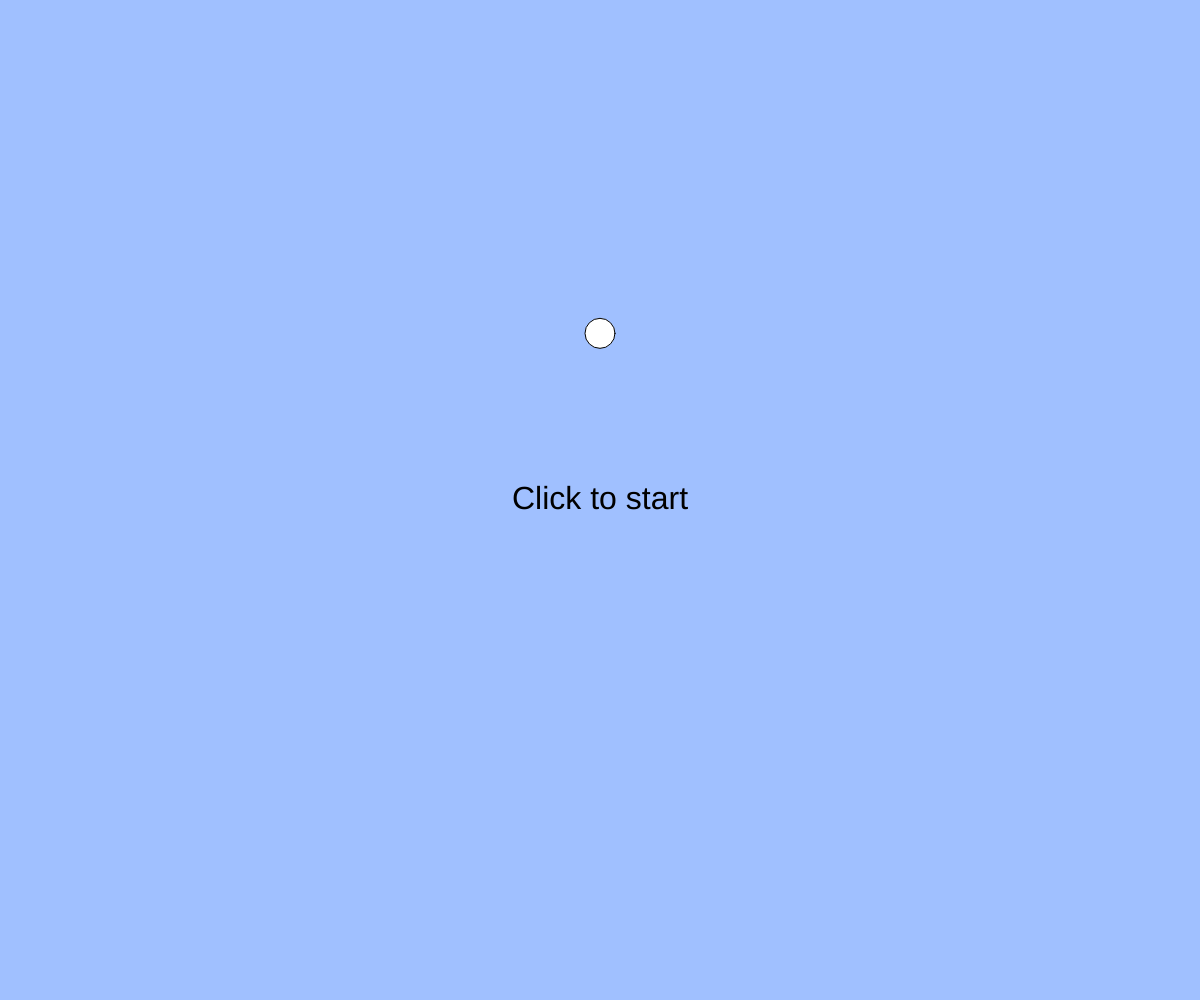
Frame 1 (no input)
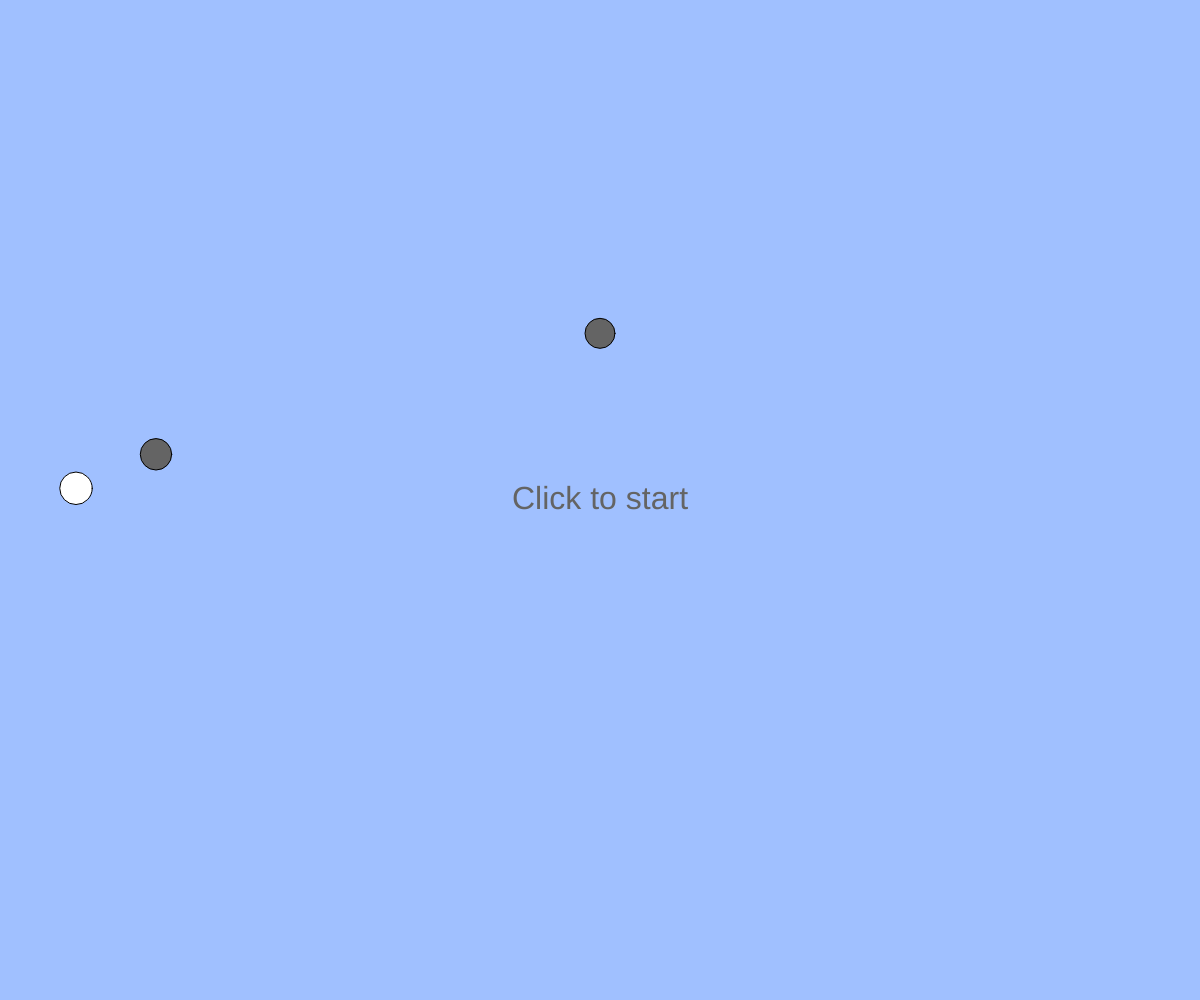
Frame 60 (no input)
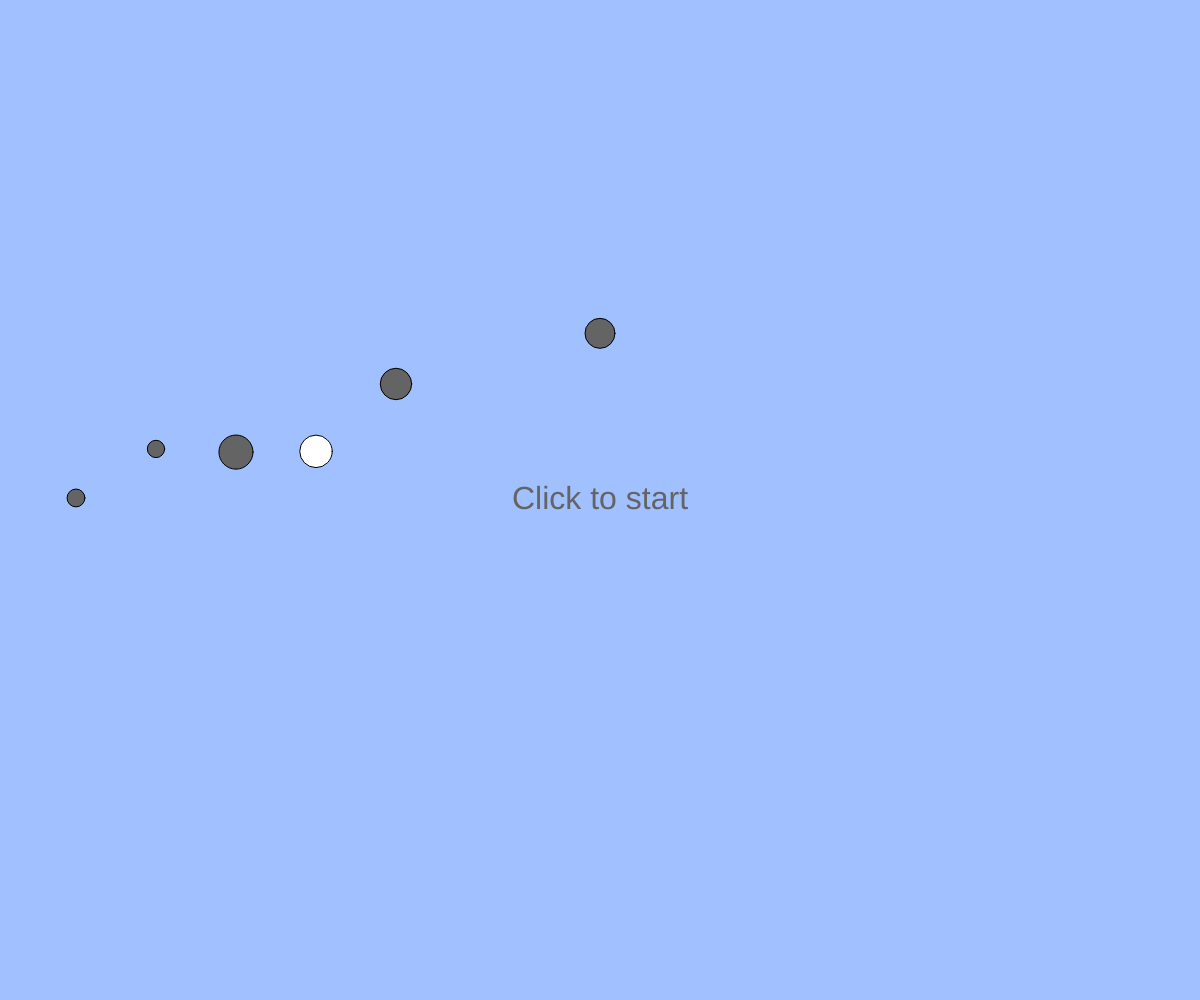
Frame 120 (the mouse pressed at the canvas centre since frame 60)

The p5.js sketch that drew these frames (run headless with seeded random() and noise() and a simulated clock; from frame 60 on, the mouse is pressed at the canvas centre):

// p5.js sketch
// ── sketch.js
// 最終課題を制作しよう
let balls;
let x, y, vx, vy;
let grabbed;
const limit = 20;
let starttime;
let state;


function setup(){
  createCanvas(windowWidth, windowHeight);
  balls = [];
  count = 0;
  x = width / 2;
  y = height / 3;
  vx = 0;
  vy = 0;
  grabbed = false;
  textAlign(CENTER,CENTER);
  textSize(32);
  state = 0;
}

function draw(){
  count++;
  background(160, 192, 255);
  for(let i = 0; i < balls.length; i++){
    let b = balls[i];
    ellipse(b.x, b.y, b.size);
    if(i % 5 == 0){
      fill(255);
    }
    else{
      fill(100);
    }
    b.x += b.vx;
    b.y += b.vy;
  }
 if(count % 20 == 0){
  const b = { x: 0, y: height/2, size:random(10,40), vx:4, vy: random(-2,2) };
  balls.push(b);
}
ellipse(x, y, 30);
if(!grabbed){ // つかんでいないときだけアニメーションさせる
  x += vx;
  y += vy;
  if(x < 0 || x > width){ vx = -0.8 * vx; }
  if(y < 0 || y > height){ vy = -0.8 * vy; }
  x = constrain(x, 0, width);
  y = constrain(y, 0, height);
}

if (state == 0) {
    text("Click to start", width / 2, height / 2);
  } else if (state == 1) {
    let ellapsedTime = (millis() - startTime) / 1000;
    if (ellapsedTime > limit) {
      state = 2;
    } else {
      let remainingTime = limit - ellapsedTime;
      text(floor(remainingTime), width / 2, height / 2);
      text("※あなたはこのゲームをどのように遊びますか。それはあなたの自由です。", width/2, height*0.9);
    }
  } else if (state == 2) {
    text("Game Over", width / 2, height / 2);
  }
}



function keyPressed(){
  if(key == " "){　// スペースキーを押したらリセット
    x = width / 2;
    y = height / 2;
    vx = 0;
    vy = 0;
    grabbed = false;
  }
}

function mousePressed(){
  grabbed = dist(mouseX, mouseY, x, y) < 30; // distは２点の距離を求める関数
}

function mouseDragged(){
  if(grabbed){
    x = mouseX;
    y = mouseY;
  }
}
function mouseClicked() {
  if (state == 0) {
    startTime = millis();
    state = 1;
  }
}
function windowResized(){
  resizeCanvas(windowWidth, windowHeight);
}
